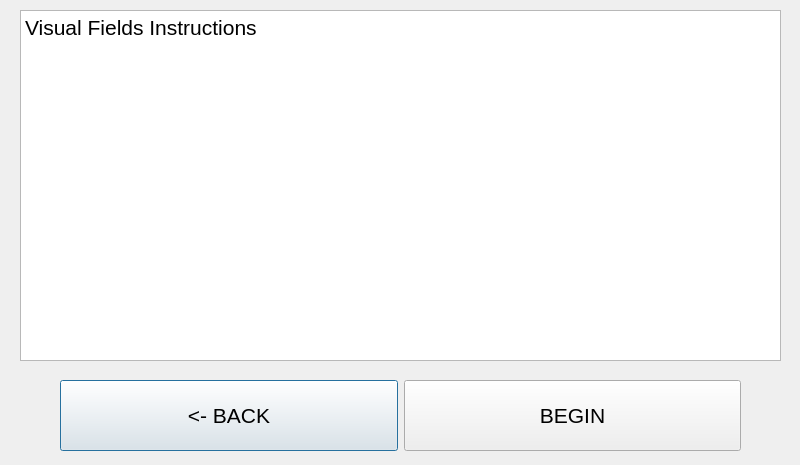
<?xml version="1.0" encoding="UTF-8"?>
<ui version="4.0">
 <class>fieldinstruc</class>
 <widget class="QDialog" name="fieldinstruc">
  <property name="geometry">
   <rect>
    <x>0</x>
    <y>0</y>
    <width>800</width>
    <height>465</height>
   </rect>
  </property>
  <property name="windowTitle">
   <string>Dialog</string>
  </property>
  <widget class="QWidget" name="">
   <property name="geometry">
    <rect>
     <x>60</x>
     <y>380</y>
     <width>681</width>
     <height>71</height>
    </rect>
   </property>
   <layout class="QHBoxLayout" name="horizontalLayout">
    <item>
     <widget class="QPushButton" name="fieldinstrucbakButton">
      <property name="sizePolicy">
       <sizepolicy hsizetype="Minimum" vsizetype="Expanding">
        <horstretch>0</horstretch>
        <verstretch>0</verstretch>
       </sizepolicy>
      </property>
      <property name="font">
       <font>
        <pointsize>16</pointsize>
       </font>
      </property>
      <property name="text">
       <string>&lt;- BACK</string>
      </property>
     </widget>
    </item>
    <item>
     <widget class="QPushButton" name="fieldinstrucbegButton">
      <property name="sizePolicy">
       <sizepolicy hsizetype="Minimum" vsizetype="Expanding">
        <horstretch>0</horstretch>
        <verstretch>0</verstretch>
       </sizepolicy>
      </property>
      <property name="font">
       <font>
        <pointsize>16</pointsize>
       </font>
      </property>
      <property name="text">
       <string>BEGIN</string>
      </property>
     </widget>
    </item>
   </layout>
  </widget>
  <widget class="QTextBrowser" name="textBrowser">
   <property name="geometry">
    <rect>
     <x>20</x>
     <y>10</y>
     <width>761</width>
     <height>351</height>
    </rect>
   </property>
   <property name="html">
    <string>&lt;!DOCTYPE HTML PUBLIC &quot;-//W3C//DTD HTML 4.0//EN&quot; &quot;http://www.w3.org/TR/REC-html40/strict.dtd&quot;&gt;
&lt;html&gt;&lt;head&gt;&lt;meta name=&quot;qrichtext&quot; content=&quot;1&quot; /&gt;&lt;style type=&quot;text/css&quot;&gt;
p, li { white-space: pre-wrap; }
&lt;/style&gt;&lt;/head&gt;&lt;body style=&quot; font-family:'Ubuntu'; font-size:11pt; font-weight:400; font-style:normal;&quot;&gt;
&lt;p style=&quot; margin-top:0px; margin-bottom:0px; margin-left:0px; margin-right:0px; -qt-block-indent:0; text-indent:0px;&quot;&gt;&lt;span style=&quot; font-size:16pt;&quot;&gt;Visual Fields Instructions&lt;/span&gt;&lt;/p&gt;&lt;/body&gt;&lt;/html&gt;</string>
   </property>
  </widget>
 </widget>
 <resources/>
 <connections/>
</ui>
